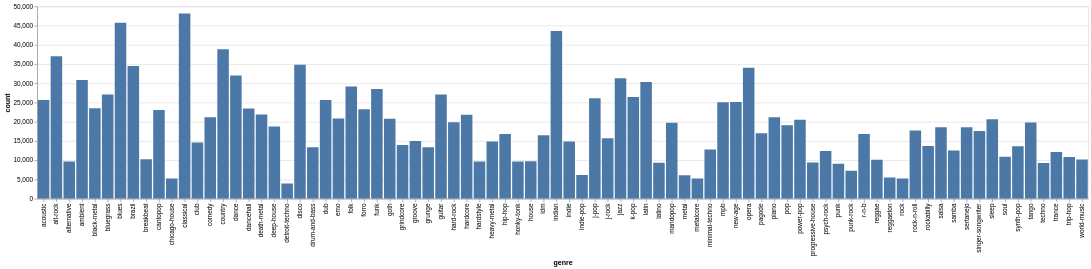

Notebook source saved alongside this figure:
### Markdown cell above
# hoeveel muziekstukken per genre

### Code cell
n_genres = df.group_by("genre").agg(
    pl.len().alias("count")
).sort(
    "count", descending=True
)


chart = n_genres.plot.bar(
    x="genre",
    y="count",
)

chart.show()

### Figure 1 — Vega-Lite specification as saved in the notebook (floating-point values rounded to 4 significant figures)
{"config": {"view": {"continuousWidth": 300, "continuousHeight": 300}}, "data": {"name": "data-a4364c33404a31d2c96b67548d8bafef"}, "mark": {"type": "bar", "tooltip": true}, "encoding": {"x": {"field": "genre", "type": "nominal"}, "y": {"field": "count", "type": "quantitative"}}, "params": [{"name": "param_1e9efca18e7a2868", "select": {"type": "interval", "encodings": ["x", "y"]}, "bind": "scales"}], "$schema": "https://vega.github.io/schema/vega-lite/v6.4.1.json", "datasets": {"data-a4364c33404a31d2c96b67548d8bafef": [{"genre": "classical", "count": 48143}, {"genre": "blues", "count": 45752}, {"genre": "indian", "count": 43616}, {"genre": "country", "count": 38847}, {"genre": "alt-rock", "count": 37065}, {"genre": "disco", "count": 34808}, {"genre": "brazil", "count": 34482}, {"genre": "opera", "count": 34056}, {"genre": "dance", "count": 32059}, {"genre": "jazz", "count": 31340}, {"genre": "ambient", "count": 30898}, {"genre": "latin", "count": 30368}, {"genre": "folk", "count": 29167}, {"genre": "funk", "count": 28505}, {"genre": "guitar", "count": 27087}, {"genre": "bluegrass", "count": 27073}, {"genre": "k-pop", "count": 26457}, {"genre": "j-pop", "count": 26114}, {"genre": "dub", "count": 25670}, {"genre": "acoustic", "count": 25669}, {"genre": "new-age", "count": 25164}, {"genre": "mpb", "count": 25108}, {"genre": "black-metal", "count": 23511}, {"genre": "dancehall", "count": 23477}, {"genre": "forro", "count": 23266}, {"genre": "cantopop", "count": 23036}, {"genre": "death-metal", "count": 21868}, {"genre": "hardcore", "count": 21830}, {"genre": "piano", "count": 21195}, {"genre": "comedy", "count": 21191}, {"genre": "emo", "count": 20832}, {"genre": "goth", "count": 20818}, {"genre": "sleep", "count": 20682}, {"genre": "power-pop", "count": 20513}, {"genre": "hard-rock", "count": 19865}, {"genre": "tango", "count": 19790}, {"genre": "mandopop", "count": 19732}, {"genre": "pop", "count": 19129}, {"genre": "deep-house", "count": 18797}, {"genre": "salsa", "count": 18588}, {"genre": "sertanejo", "count": 18549}, {"genre": "rock-n-roll", "count": 17749}, {"genre": "singer-songwriter", "count": 17606}, {"genre": "pagode", "count": 16994}, {"genre": "hip-hop", "count": 16843}, {"genre": "r-n-b", "count": 16841}, {"genre": "idm", "count": 16511}, {"genre": "j-rock", "count": 15726}, {"genre": "groove", "count": 14980}, {"genre": "heavy-metal", "count": 14894}, {"genre": "indie", "count": 14870}, {"genre": "club", "count": 14622}, {"genre": "grindcore", "count": 13964}, {"genre": "rockabilly", "count": 13712}, {"genre": "synth-pop", "count": 13631}, {"genre": "drum-and-bass", "count": 13378}, {"genre": "grunge", "count": 13357}, {"genre": "minimal-techno", "count": 12827}, {"genre": "samba", "count": 12507}, {"genre": "psych-rock", "count": 12397}, {"genre": "trance", "count": 12156}, {"genre": "soul", "count": 10908}, {"genre": "trip-hop", "count": 10842}, {"genre": "breakbeat", "count": 10232}, {"genre": "world-music", "count": 10174}, {"genre": "reggae", "count": 10142}, {"genre": "house", "count": 9733}, {"genre": "alternative", "count": 9686}, {"genre": "honky-tonk", "count": 9656}, {"genre": "hardstyle", "count": 9645}, {"genre": "progressive-house", "count": 9440}, {"genre": "latino", "count": 9341}, {"genre": "techno", "count": 9315}, {"genre": "punk", "count": 9075}, {"genre": "punk-rock", "count": 7272}, {"genre": "indie-pop", "count": 6188}, {"genre": "metal", "count": 6076}, {"genre": "reggaeton", "count": 5497}, {"genre": "metalcore", "count": 5278}, {"genre": "chicago-house", "count": 5256}, {"genre": "rock", "count": 5240}, {"genre": "detroit-techno", "count": 3965}]}}
